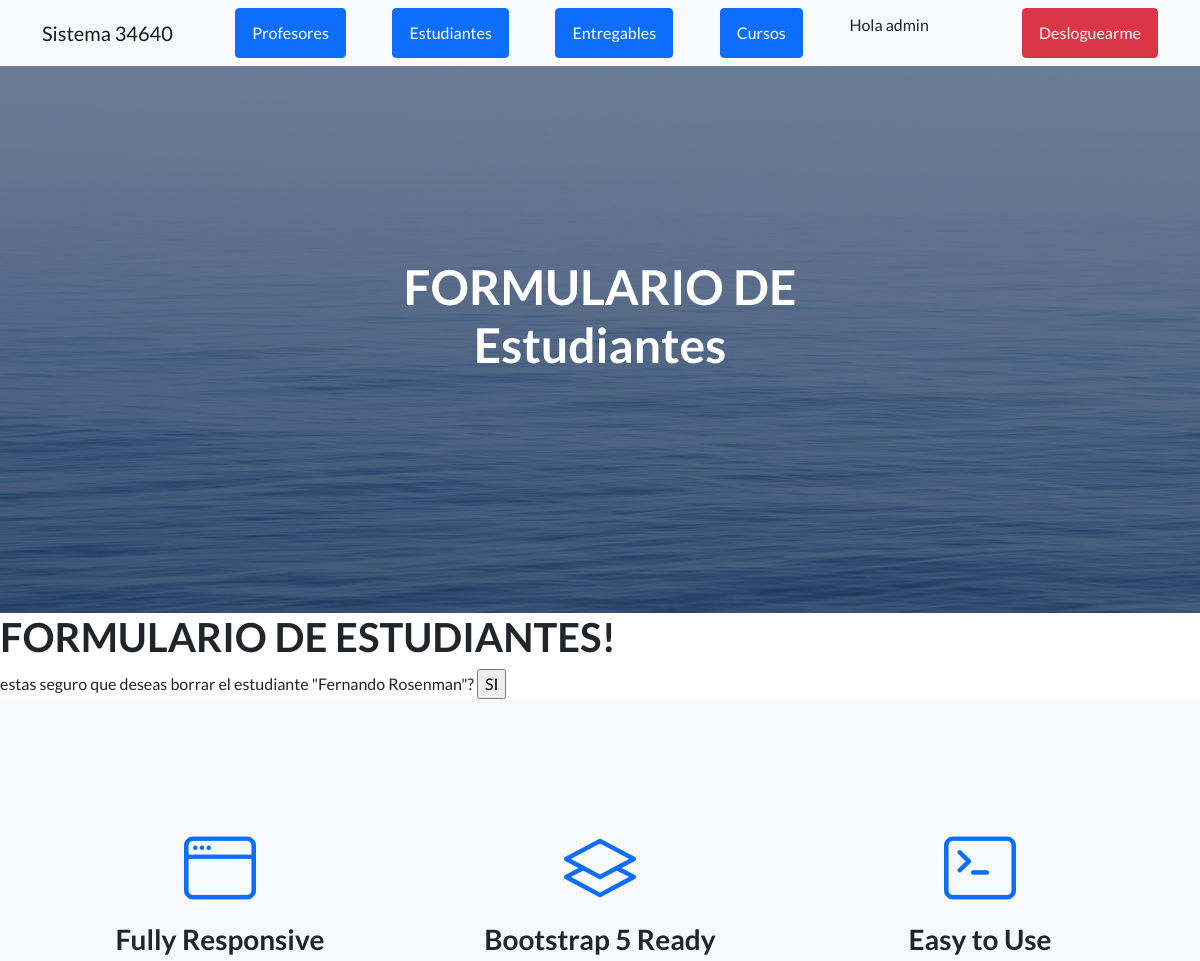
The app's page /AppCoder/estudiante/borrar/2 (signed in, upper part), older data.
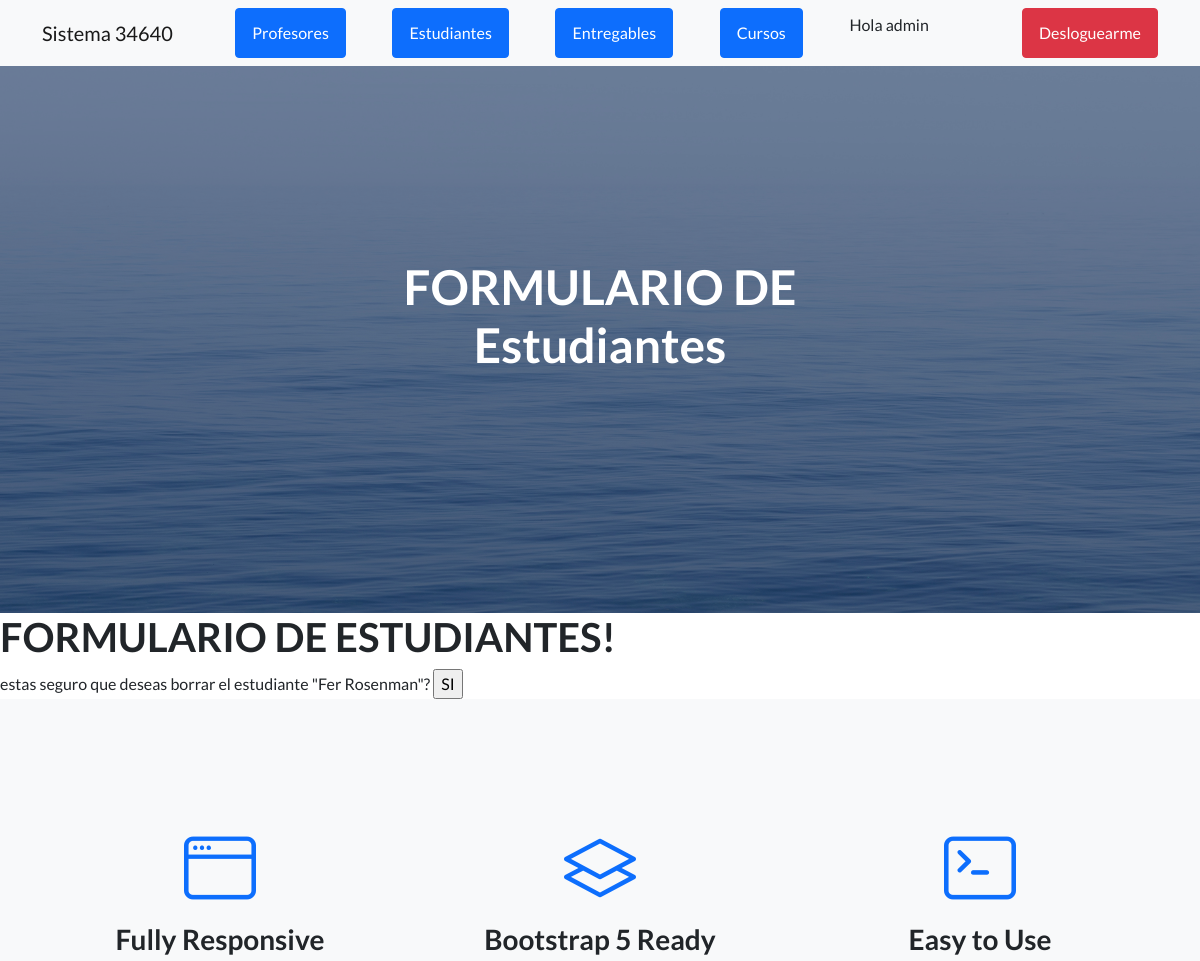
The same page, newer data.
### AppCoder/models.py (models this page shows)
class Estudiante(models.Model):
    nombre= models.CharField(max_length=50)
    apellido= models.CharField(max_length=50)
    email= models.EmailField()
    def __str__(self):
        return self.nombre+" "+self.apellido

### AppCoder/views.py (the view)
# urls.py: path('estudiante/borrar/<pk>', EstudianteDelete.as_view(), name='estudiante_borrar'),
class EstudianteDelete(LoginRequiredMixin, DeleteView):
    model = Estudiante
    success_url = reverse_lazy('estudiante_listar')

### AppCoder/templates/AppCoder/estudiante_confirm_delete.html
{% extends "AppCoder/padre.html" %}
{% load static %}
{% block titulo %}
<h1 class="mb-5">FORMULARIO DE Estudiantes</h1>
{% endblock %}
{% block contenido_que_cambia %}
<h1>FORMULARIO DE ESTUDIANTES!</h1>
<form method="post">{% csrf_token %}
    estas seguro que deseas borrar el estudiante "{{ object }}"?
    <input type="submit" value="SI">
</form>
{% endblock %}

Row changes from the older to the newer data that the page shows:
changed Estudiante: nombre+apellido "Fernando Rosenman" → "Fer Rosenman"
